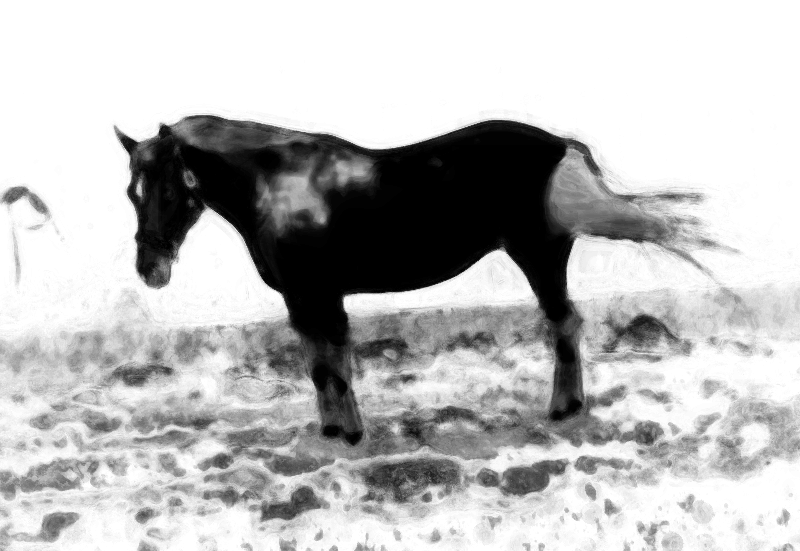
#> input picture exercise02/predictions/out0.png, 800 x 551 px; its folder holds only this picture in this run
$ python icm.py
#> lines starting #> are read from the running program, lines starting #| are printed output that depends on the picture; after the words box and inside, x2 and y2 are one past the last pixel; in counts of white or black regions, pixels touching at a corner belong together
import numpy
import math
import os
import glob
import skimage.io
from scipy import ndimage

def iterated_conditonal_modes(unaries, beta, labels = None):
    shape = unaries.shape[0:2]
    n_labels = unaries.shape[2]

    if labels is None :
        labels = numpy.argmin(unaries, axis=2)

    continue_search = True
    while(continue_search):
        continue_search = False
        for x0 in range (1, shape[0]-1):
            for x1 in range(1 ,shape[1]-1):

                current_label = labels[x0,x1]
                min_energy = float('inf')
                best_label = None

                for l in range(n_labels):
                    # evaluate cost
                    energy = 0.0

                    # unary terms
                    energy += - beta * math.log(unaries[x0,x1,l])

                    # pairwise terms
                    energy += 4 - [labels[x0-1,x1], labels[x0+1,x1],
                                    labels[x0,x1-1], labels[x0,x1+1]].count(l)

                    if energy < min_energy:
                        min_energy = energy
                        best_label = l

                if best_label != current_label:
                    labels [x0 ,x1] = best_label
                    continue_search = True
        return labels

if __name__ == "__main__":
    import matplotlib.pyplot as plt

    shape = [100, 100]
    n_labels = 2

    # regularizer strength
    beta = 0.01

    # unaries
    # unaries = numpy.random.rand(shape[0], shape[1], n_labels)

    # import predictions from exercise1
    # prediction images are in folder predictions/
    pred_paths = glob.glob("predictions/*")
    pred = [skimage.img_as_float(skimage.io.imread(f)) for
                f in pred_paths]
#> pred = 1 item

    # Getting rid of the zeros
    for x in numpy.nditer(pred[0], op_flags=['readwrite']):
        if x == 0:
            x[...] = 1e-100
        if x == 1:
            x[...] = 1. - 1e-16

    fg = pred[0]
    bg = 1.-pred[0]
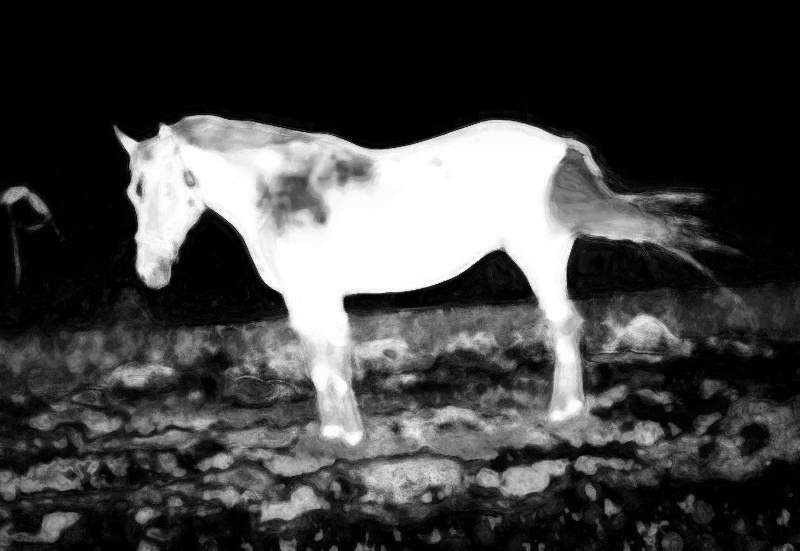
#> bg: shape (551, 800) float64; min 1.11e-16, max 1, mean 0.263
    unaries = numpy.dstack((fg, bg))

    labels = iterated_conditonal_modes(unaries, beta=beta)
#> in iterated_conditonal_modes, `labels = numpy.argmin(unaries, axis=2)`:
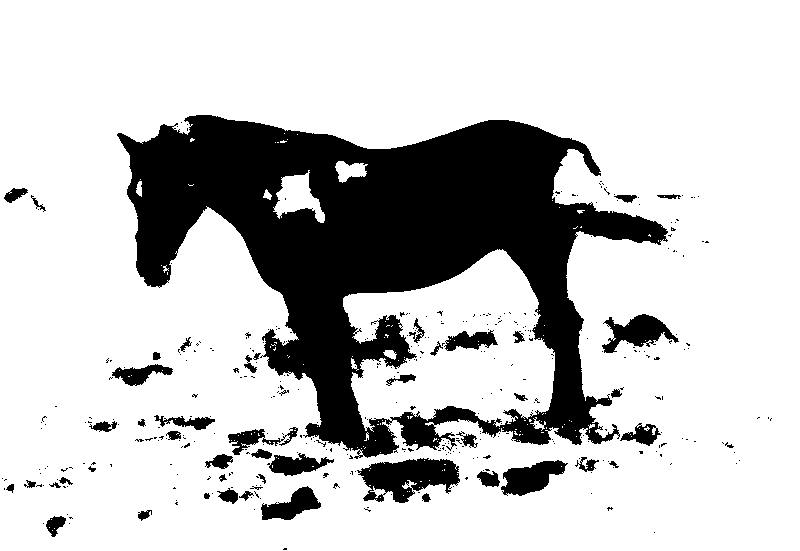
#> labels: shape (551, 800) int64; values 0 (black) and 1 (white), 78% white; 380 black regions (330 under 20 px), largest, box (x1, y1, x2, y2) and area: (117, 115, 668, 459) 82344, (357, 458, 460, 503) 2818, (602, 314, 679, 353) 1440
#> after the loop in iterated_conditonal_modes, `while(continue_search):`:
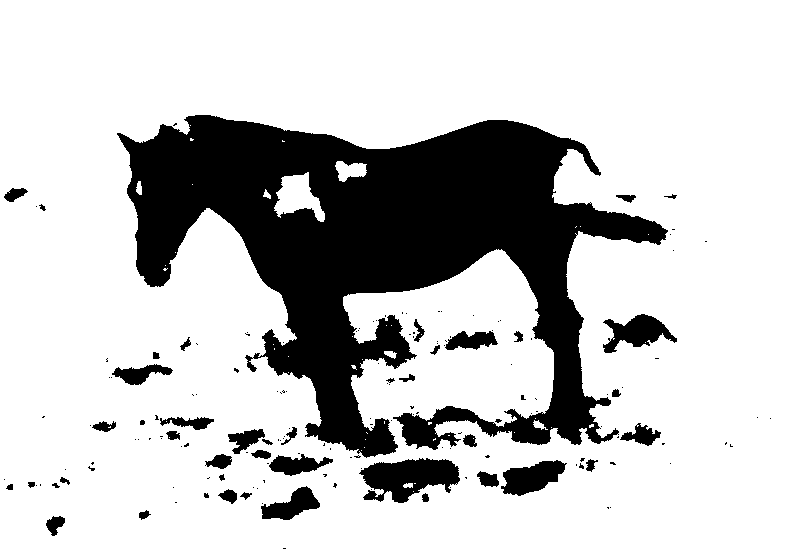
#> labels: shape (551, 800) int64; values 0 (black) and 1 (white), 78.2% white; 165 black regions (121 under 20 px), largest, box (x1, y1, x2, y2) and area: (117, 115, 668, 458) 82741, (359, 458, 460, 503) 2842, (603, 314, 677, 353) 1447
    plt.imsave('label.png', labels)
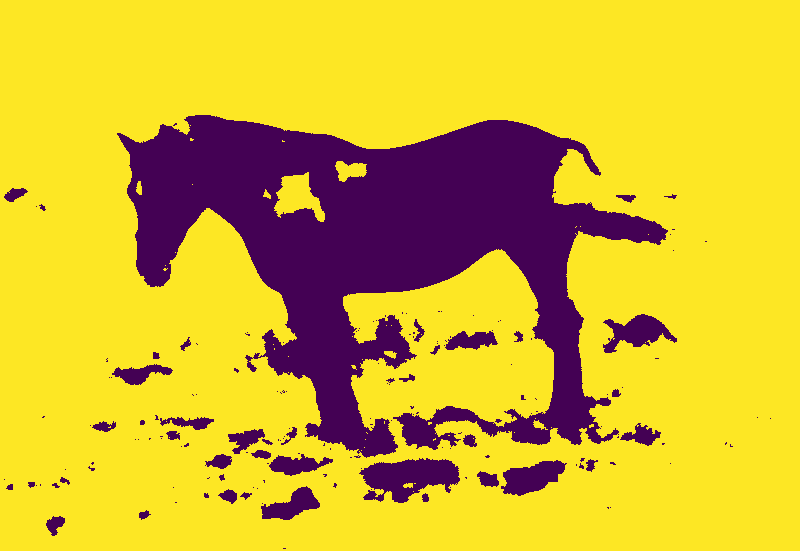
#> saved as label.png: shape (551, 800, 3); mean R, G, B 212.7, 180.9, 46.5

    plt.imshow(labels)
    plt.show()

    index = 0
    for p in pred:
        # Getting rid of zeros for the log
        for x in numpy.nditer(p, op_flags=['readwrite']):
            if x == 0:
                x[...] = 1e-100
            if x == 1:
                x[...] = 1. - 1e-16

        fg = p
        bg = 1.-p
        unaries = numpy.dstack((fg, bg))
        labels = iterated_conditonal_modes(unaries, beta=beta)
        plt.imsave('label%d.png'%index, labels)
        index += 1
#> this loop made 1 pass
#> (shape in iterated_conditonal_modes, n_labels in iterated_conditonal_modes, index) on pass 1: ((551, 800), 2, 1)
#> after the loop, index = 1; x = 1

$ run again, on exercise02/predictions/out4.png
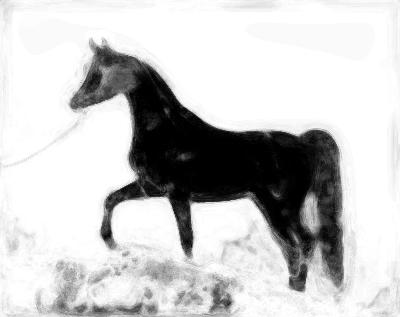
#> input picture exercise02/predictions/out4.png, 400 x 317 px
#> pred = 1 item
#> the loop `for x in numpy.nditer(pred[0], op_flags=['readwrite']):` made 126800 passes
#> after the loop in iterated_conditonal_modes, `while(continue_search):`:
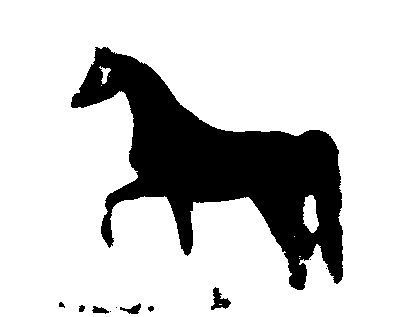
#> labels: shape (317, 400) int64; values 0 (black) and 1 (white), 79.6% white; 11 black regions (4 under 20 px), largest, box (x1, y1, x2, y2) and area: (71, 47, 343, 290) 25424, (211, 287, 231, 310) 223, (120, 303, 141, 314) 108
#> `plt.imsave('label.png', labels)`:
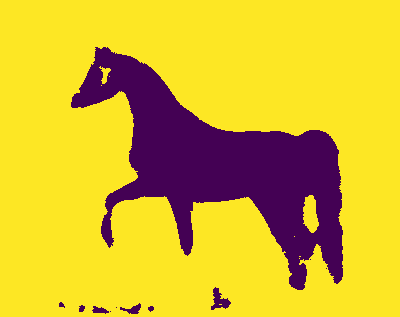
#> saved as label.png: shape (317, 400, 3); mean R, G, B 215.2, 184, 45.8
#> the loop `for p in pred:` made 1 pass
#> (shape in iterated_conditonal_modes, n_labels in iterated_conditonal_modes, index) on pass 1: ((317, 400), 2, 1)
#> after the loop `for p in pred:`: index = 1; x = 0.96

$ run again, on exercise02/predictions/out5.png
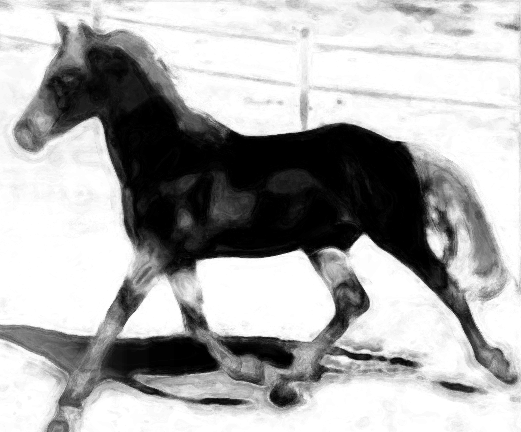
#> input picture exercise02/predictions/out5.png, 521 x 432 px
#> pred = 1 item
#> the loop `for x in numpy.nditer(pred[0], op_flags=['readwrite']):` made 225072 passes
#> after the loop in iterated_conditonal_modes, `while(continue_search):`:
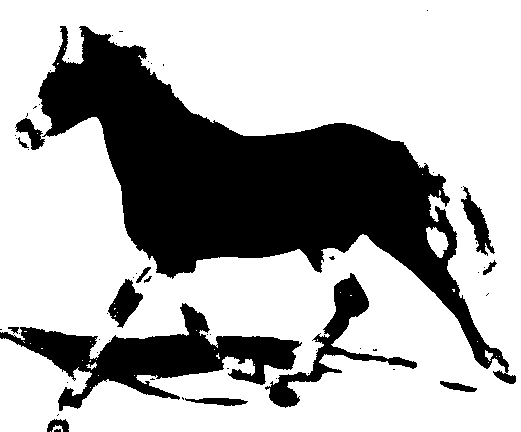
#> labels: shape (432, 521) int64; values 0 (black) and 1 (white), 68.8% white; 58 black regions (44 under 20 px), largest, box (x1, y1, x2, y2) and area: (38, 26, 516, 384) 52615, (0, 303, 302, 411) 11035, (265, 273, 417, 408) 3456
#> `plt.imsave('label.png', labels)`:
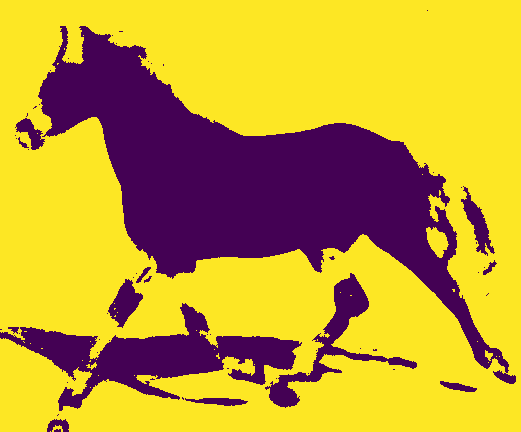
#> saved as label.png: shape (432, 521, 3); mean R, G, B 195.2, 159.2, 51
#> the loop `for p in pred:` made 1 pass
#> (shape in iterated_conditonal_modes, n_labels in iterated_conditonal_modes, index) on pass 1: ((432, 521), 2, 1)
#> after the loop `for p in pred:`: index = 1; x = 0.96

$ run again, on exercise02/predictions/out6.png
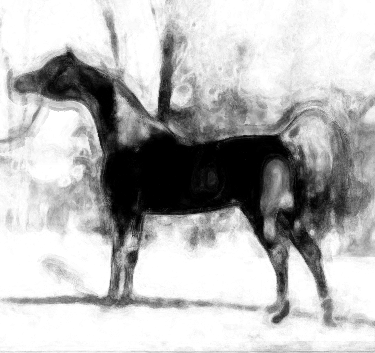
#> input picture exercise02/predictions/out6.png, 375 x 353 px
#> pred = 1 item
#> the loop `for x in numpy.nditer(pred[0], op_flags=['readwrite']):` made 132375 passes
#> after the loop in iterated_conditonal_modes, `while(continue_search):`:
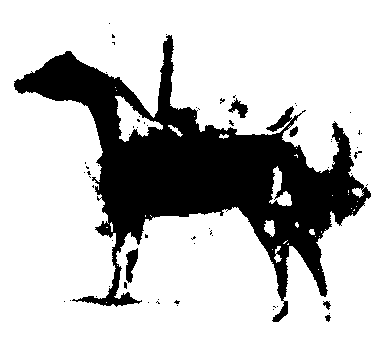
#> labels: shape (353, 375) int64; values 0 (black) and 1 (white), 75.9% white; 63 black regions (56 under 20 px), largest, box (x1, y1, x2, y2) and area: (14, 35, 371, 322) 31068, (126, 248, 138, 283) 259, (228, 98, 248, 118) 185
#> `plt.imsave('label.png', labels)`:
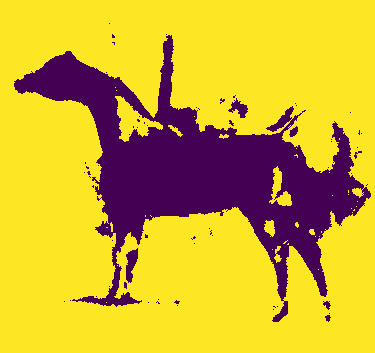
#> saved as label.png: shape (353, 375, 3); mean R, G, B 208.5, 175.7, 47.6
#> the loop `for p in pred:` made 1 pass
#> (shape in iterated_conditonal_modes, n_labels in iterated_conditonal_modes, index) on pass 1: ((353, 375), 2, 1)
#> after the loop `for p in pred:`: index = 1; x = 0.85

$ run again, on exercise02/predictions/out1.png
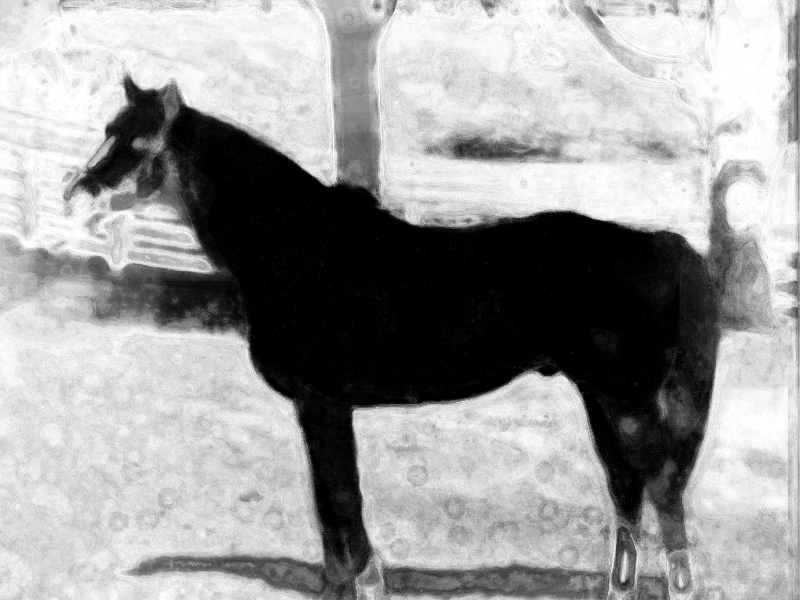
#> input picture exercise02/predictions/out1.png, 800 x 600 px
#> pred = 1 item
#> the loop `for x in numpy.nditer(pred[0], op_flags=['readwrite']):` made 480000 passes
#> `plt.imsave('label.png', labels)`:
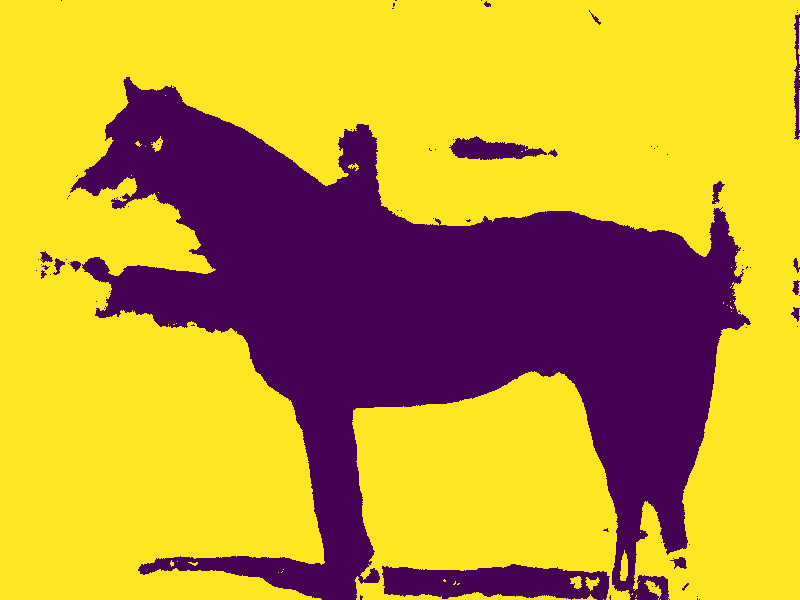
#> saved as label.png: shape (600, 800, 3); mean R, G, B 193.7, 157.3, 51.4
#> the loop `for p in pred:` made 1 pass
#> (shape in iterated_conditonal_modes, n_labels in iterated_conditonal_modes, index) on pass 1: ((600, 800), 2, 1)
#> after the loop `for p in pred:`: index = 1; x = 0.62
